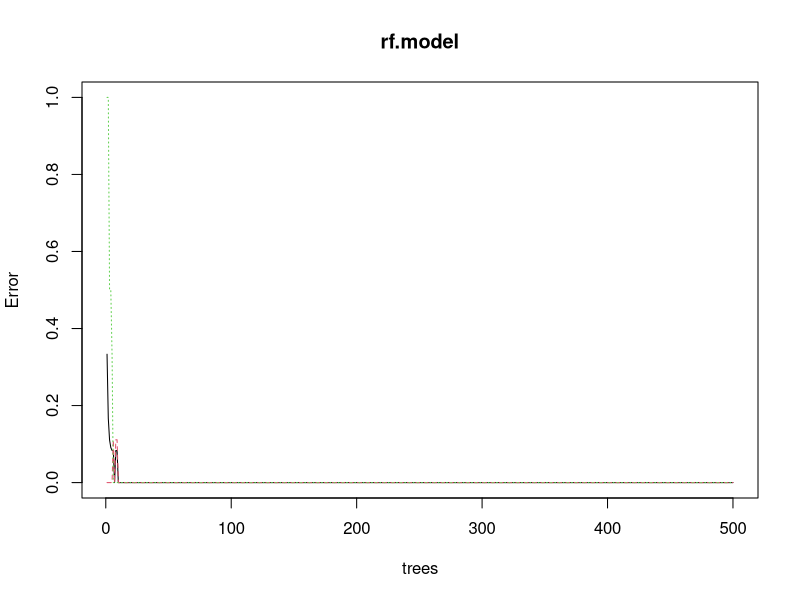
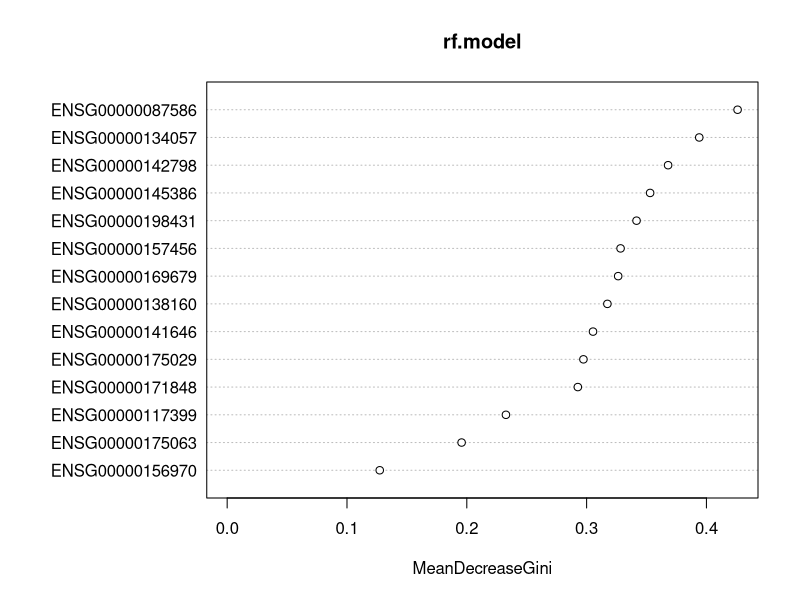
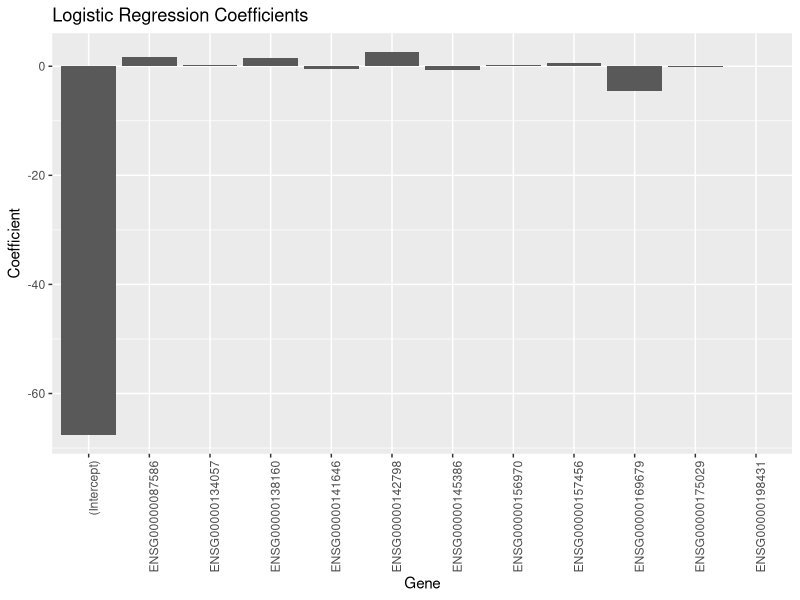
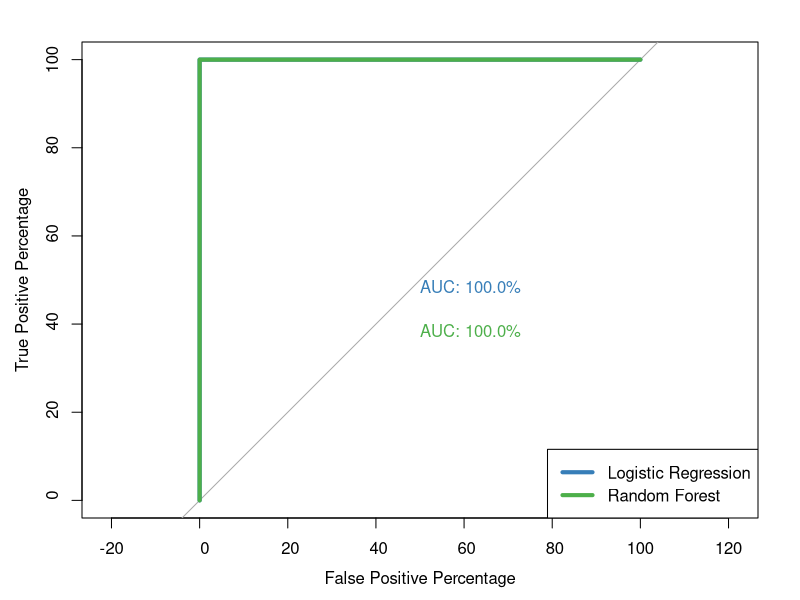
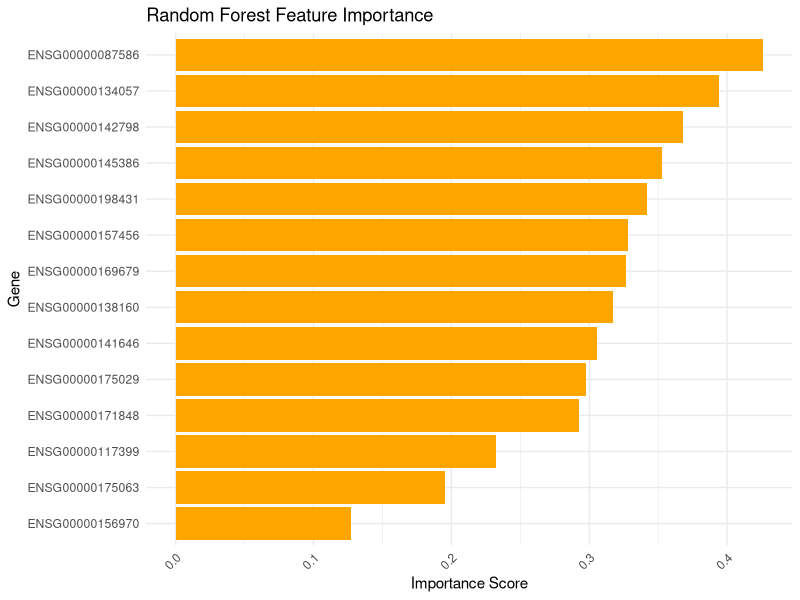

Here is the R script that generated these plots, in order:
# Load necessary libraries
library(randomForest)
library(pROC)
library(ggplot2)

# Set working directory (modify this as needed)
setwd("E:/DWCT/DEG/GSE219036_6_june/pROC")

# Read the data
X <- read.csv("14_clade_IIb_pROC.csv")

# Define the outcome variable and the gene expressions
obese <- X$condition

# Select the 14 genes
genes <- X[, c("ENSG00000141646", "ENSG00000175029", "ENSG00000198431", "ENSG00000142798", 
               "ENSG00000145386", "ENSG00000134057", "ENSG00000157456", "ENSG00000156970", 
               "ENSG00000169679", "ENSG00000087586", "ENSG00000138160", "ENSG00000117399", 
               "ENSG00000171848", "ENSG00000175063")]

# Convert genes to data frame
genes <- as.data.frame(genes)

# Fit Random Forest model with all genes
rf.model <- randomForest(factor(obese) ~ ., data = genes)

# Plotting Random Forest model
plot(rf.model)

# Importance plot
importance(rf.model)

# Variable importance plot
varImpPlot(rf.model)

# Extract and print importance scores
importance_scores <- importance(rf.model)
print(importance_scores)

# Fit logistic regression model with all genes
glm.fit <- glm(obese ~ ., data = genes, family = binomial)

# Extract coefficients
coefficients <- summary(glm.fit)$coefficients
print(coefficients)

# Create a data frame with coefficients for better visualization
coeff_df <- data.frame(Gene = rownames(coefficients), Coefficient = coefficients[, "Estimate"])
print(coeff_df)

# Plot the coefficients
ggplot(coeff_df, aes(x = Gene, y = Coefficient)) +
  geom_bar(stat = "identity") +
  theme(axis.text.x = element_text(angle = 90, hjust = 1)) +
  ggtitle("Logistic Regression Coefficients")

# Layering logistic regression and random forest ROC graphs
roc(obese, glm.fit$fitted.values, plot=TRUE, legacy.axes=TRUE, percent=TRUE, 
    xlab="False Positive Percentage", ylab="True Positive Percentage", col="#377eb8", lwd=4, print.auc=TRUE)

# Adding ROC for Random Forest model
plot.roc(obese, rf.model$votes[,1], percent=TRUE, col="#4daf4a", lwd=4, print.auc=TRUE, add=TRUE, print.auc.y=40)

# Adding legend to the ROC plot
legend("bottomright", legend=c("Logistic Regression", "Random Forest"), col=c("#377eb8", "#4daf4a"), lwd=4)










# Extract and prepare importance scores
importance_scores <- data.frame(
  Gene = rownames(importance(rf.model)),
  Importance = importance(rf.model)[, 1]
)

# Plot the importance scores
ggplot(importance_scores, aes(x = reorder(Gene, Importance), y = Importance)) +
  geom_bar(stat = "identity", fill = "orange") +
  coord_flip() +
  theme_minimal() +
  labs(title = "Random Forest Feature Importance",
       x = "Gene",
       y = "Importance Score") +
  theme(axis.text.x = element_text(angle = 45, hjust = 1))
